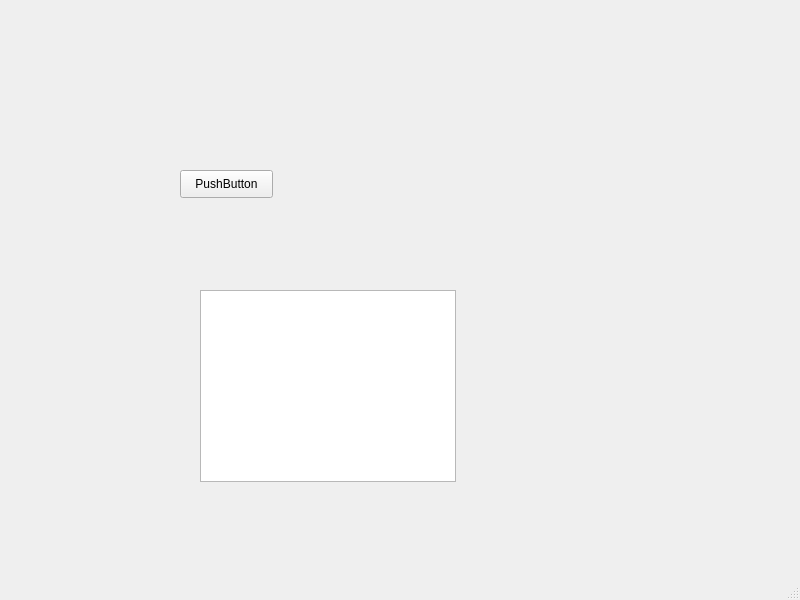
<?xml version="1.0" encoding="UTF-8"?>
<ui version="4.0">
 <class>MainWindow</class>
 <widget class="QMainWindow" name="MainWindow">
  <property name="geometry">
   <rect>
    <x>0</x>
    <y>0</y>
    <width>800</width>
    <height>600</height>
   </rect>
  </property>
  <property name="windowTitle">
   <string>MainWindow</string>
  </property>
  <widget class="QWidget" name="centralwidget">
   <widget class="QPushButton" name="pushButton">
    <property name="geometry">
     <rect>
      <x>180</x>
      <y>170</y>
      <width>93</width>
      <height>28</height>
     </rect>
    </property>
    <property name="text">
     <string>PushButton</string>
    </property>
   </widget>
   <widget class="QListView" name="listView">
    <property name="geometry">
     <rect>
      <x>200</x>
      <y>290</y>
      <width>256</width>
      <height>192</height>
     </rect>
    </property>
   </widget>
  </widget>
  <widget class="QMenuBar" name="menubar">
   <property name="geometry">
    <rect>
     <x>0</x>
     <y>0</y>
     <width>800</width>
     <height>26</height>
    </rect>
   </property>
  </widget>
  <widget class="QStatusBar" name="statusbar"/>
 </widget>
 <resources/>
 <connections/>
</ui>
